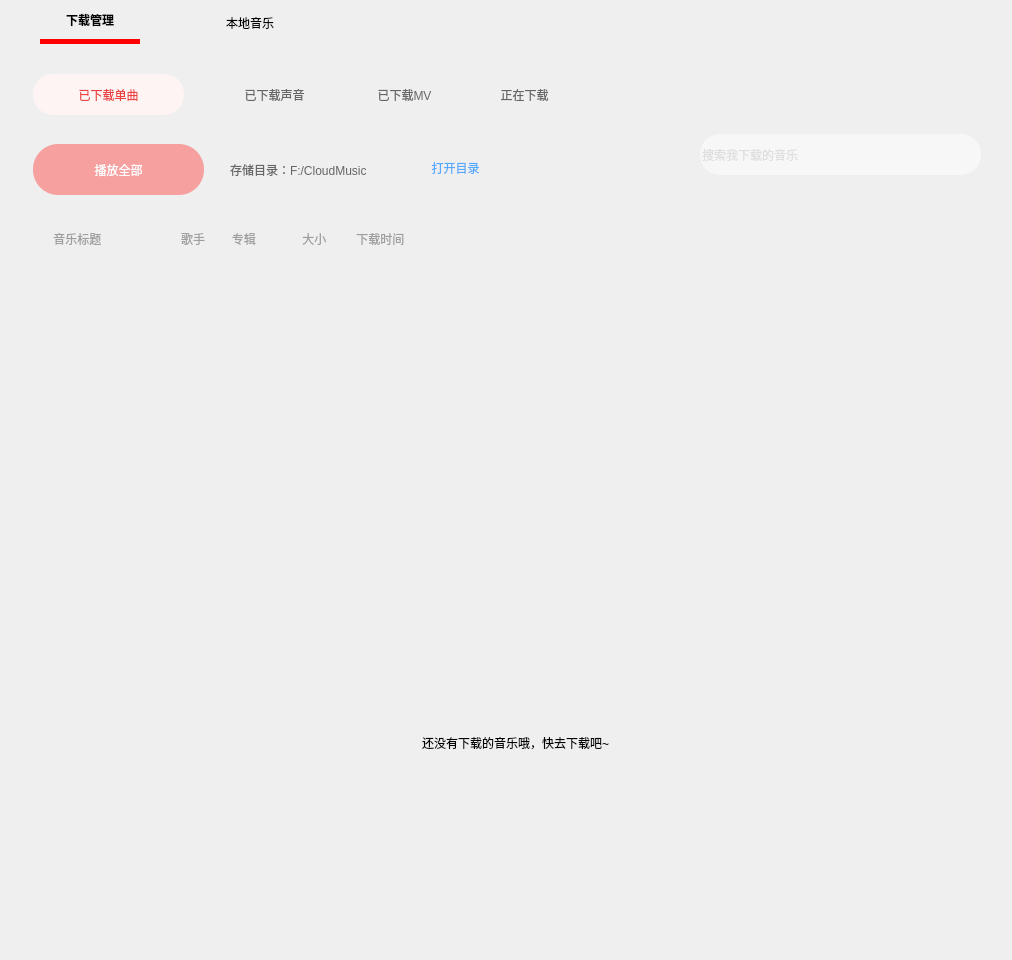
<?xml version="1.0" encoding="UTF-8"?>
<ui version="4.0">
 <class>LocalAndDownloadClass</class>
 <widget class="QWidget" name="LocalAndDownloadClass">
  <property name="geometry">
   <rect>
    <x>0</x>
    <y>0</y>
    <width>1012</width>
    <height>960</height>
   </rect>
  </property>
  <property name="minimumSize">
   <size>
    <width>1012</width>
    <height>960</height>
   </size>
  </property>
  <property name="windowTitle">
   <string>LocalAndDownload</string>
  </property>
  <layout class="QGridLayout" name="gridLayout">
   <property name="leftMargin">
    <number>0</number>
   </property>
   <property name="topMargin">
    <number>0</number>
   </property>
   <property name="rightMargin">
    <number>0</number>
   </property>
   <property name="bottomMargin">
    <number>0</number>
   </property>
   <property name="spacing">
    <number>0</number>
   </property>
   <item row="0" column="0">
    <widget class="QTabWidget" name="tabWidget">
     <property name="styleSheet">
      <string notr="true">QTabBar::tab { 
	font: 12pt &quot;宋体&quot;;
	border: none;
	margin-right: 20px;
	margin-left: 40px;
	min-width: 100px;
	min-height: 40px;
	padding-bottom: -1px;
}
QTabBar::tab:selected { 
	border-bottom: 5px solid red;
	font-weight: bold;
	font: 14pt &quot;黑体&quot;;
}
QTabWidget::pane {
	border: none;
}</string>
     </property>
     <property name="currentIndex">
      <number>0</number>
     </property>
     <widget class="QWidget" name="tab">
      <attribute name="title">
       <string>下载管理</string>
      </attribute>
      <widget class="QPushButton" name="pushButton">
       <property name="geometry">
        <rect>
         <x>33</x>
         <y>30</y>
         <width>151</width>
         <height>41</height>
        </rect>
       </property>
       <property name="cursor">
        <cursorShape>PointingHandCursor</cursorShape>
       </property>
       <property name="styleSheet">
        <string notr="true">font: 12pt &quot;宋体&quot;;
color: rgb(236, 65, 65);
border-radius:20px;
background-color: rgb(254, 244, 244);</string>
       </property>
       <property name="text">
        <string>已下载单曲</string>
       </property>
      </widget>
      <widget class="QPushButton" name="pushButton_2">
       <property name="geometry">
        <rect>
         <x>199</x>
         <y>30</y>
         <width>151</width>
         <height>41</height>
        </rect>
       </property>
       <property name="cursor">
        <cursorShape>PointingHandCursor</cursorShape>
       </property>
       <property name="styleSheet">
        <string notr="true">font: 12pt &quot;宋体&quot;;
color: #666666;
border-radius:20px;</string>
       </property>
       <property name="text">
        <string>已下载声音</string>
       </property>
      </widget>
      <widget class="QPushButton" name="pushButton_3">
       <property name="geometry">
        <rect>
         <x>329</x>
         <y>30</y>
         <width>151</width>
         <height>41</height>
        </rect>
       </property>
       <property name="cursor">
        <cursorShape>PointingHandCursor</cursorShape>
       </property>
       <property name="styleSheet">
        <string notr="true">font: 12pt &quot;宋体&quot;;
color: #666666;
border-radius:20px;;</string>
       </property>
       <property name="text">
        <string>已下载MV</string>
       </property>
      </widget>
      <widget class="QPushButton" name="pushButton_4">
       <property name="geometry">
        <rect>
         <x>449</x>
         <y>30</y>
         <width>151</width>
         <height>41</height>
        </rect>
       </property>
       <property name="cursor">
        <cursorShape>PointingHandCursor</cursorShape>
       </property>
       <property name="styleSheet">
        <string notr="true">font: 12pt &quot;宋体&quot;;
color: #666666;
border-radius:20px;</string>
       </property>
       <property name="text">
        <string>正在下载</string>
       </property>
      </widget>
      <widget class="QPushButton" name="pushButton_5">
       <property name="geometry">
        <rect>
         <x>33</x>
         <y>100</y>
         <width>171</width>
         <height>51</height>
        </rect>
       </property>
       <property name="cursor">
        <cursorShape>PointingHandCursor</cursorShape>
       </property>
       <property name="styleSheet">
        <string notr="true">background-color: #F6A0A0;
color: rgb(255, 255, 255);
font: 75 12pt &quot;爱奇艺黑体&quot;;
border-radius:25px;</string>
       </property>
       <property name="text">
        <string>播放全部</string>
       </property>
       <property name="icon">
        <iconset>
         <normaloff>../../res/我喜欢的音乐/4.png</normaloff>../../res/我喜欢的音乐/4.png</iconset>
       </property>
       <property name="iconSize">
        <size>
         <width>30</width>
         <height>30</height>
        </size>
       </property>
      </widget>
      <widget class="QLabel" name="label">
       <property name="geometry">
        <rect>
         <x>230</x>
         <y>110</y>
         <width>181</width>
         <height>31</height>
        </rect>
       </property>
       <property name="styleSheet">
        <string notr="true">font: 9pt &quot;宋体&quot;;
color: rgb(102, 102, 102);</string>
       </property>
       <property name="text">
        <string>存储目录：F:/CloudMusic</string>
       </property>
      </widget>
      <widget class="QPushButton" name="pushButton_6">
       <property name="geometry">
        <rect>
         <x>420</x>
         <y>110</y>
         <width>71</width>
         <height>28</height>
        </rect>
       </property>
       <property name="cursor">
        <cursorShape>PointingHandCursor</cursorShape>
       </property>
       <property name="styleSheet">
        <string notr="true">font: 9pt &quot;宋体&quot;;
color: rgb(85, 170, 255);
border-radius:10px;</string>
       </property>
       <property name="text">
        <string>打开目录</string>
       </property>
      </widget>
      <widget class="QLineEdit" name="lineEdit">
       <property name="geometry">
        <rect>
         <x>700</x>
         <y>90</y>
         <width>281</width>
         <height>41</height>
        </rect>
       </property>
       <property name="styleSheet">
        <string notr="true">border-radius:20px;
font: 12pt &quot;Agency FB&quot;;
color: #C6C6C6;
background-color: rgb(247, 247, 247);</string>
       </property>
       <property name="text">
        <string/>
       </property>
       <property name="placeholderText">
        <string>搜索我下载的音乐</string>
       </property>
      </widget>
      <widget class="QLabel" name="label_2">
       <property name="geometry">
        <rect>
         <x>10</x>
         <y>164</y>
         <width>981</width>
         <height>61</height>
        </rect>
       </property>
       <property name="styleSheet">
        <string notr="true">color: rgb(158, 158, 158);
font: 12pt &quot;宋体&quot;;</string>
       </property>
       <property name="text">
        <string>             音乐标题                        歌手        专辑              大小         下载时间</string>
       </property>
      </widget>
      <widget class="QWidget" name="widget" native="true">
       <property name="geometry">
        <rect>
         <x>-1</x>
         <y>229</y>
         <width>1011</width>
         <height>681</height>
        </rect>
       </property>
       <widget class="QLabel" name="label_3">
        <property name="geometry">
         <rect>
          <x>350</x>
          <y>100</y>
          <width>308</width>
          <height>316</height>
         </rect>
        </property>
        <property name="minimumSize">
         <size>
          <width>308</width>
          <height>316</height>
         </size>
        </property>
        <property name="text">
         <string/>
        </property>
        <property name="pixmap">
         <pixmap>../../res/本地与下载/2.png</pixmap>
        </property>
       </widget>
       <widget class="QLabel" name="label_4">
        <property name="geometry">
         <rect>
          <x>311</x>
          <y>444</y>
          <width>411</width>
          <height>51</height>
         </rect>
        </property>
        <property name="styleSheet">
         <string notr="true">font: 14pt &quot;宋体&quot;;</string>
        </property>
        <property name="text">
         <string>还没有下载的音乐哦，快去下载吧~</string>
        </property>
        <property name="alignment">
         <set>Qt::AlignCenter</set>
        </property>
       </widget>
      </widget>
     </widget>
     <widget class="QWidget" name="tab_2">
      <attribute name="title">
       <string>本地音乐</string>
      </attribute>
     </widget>
    </widget>
   </item>
  </layout>
 </widget>
 <layoutdefault spacing="6" margin="11"/>
 <resources/>
 <connections/>
</ui>
